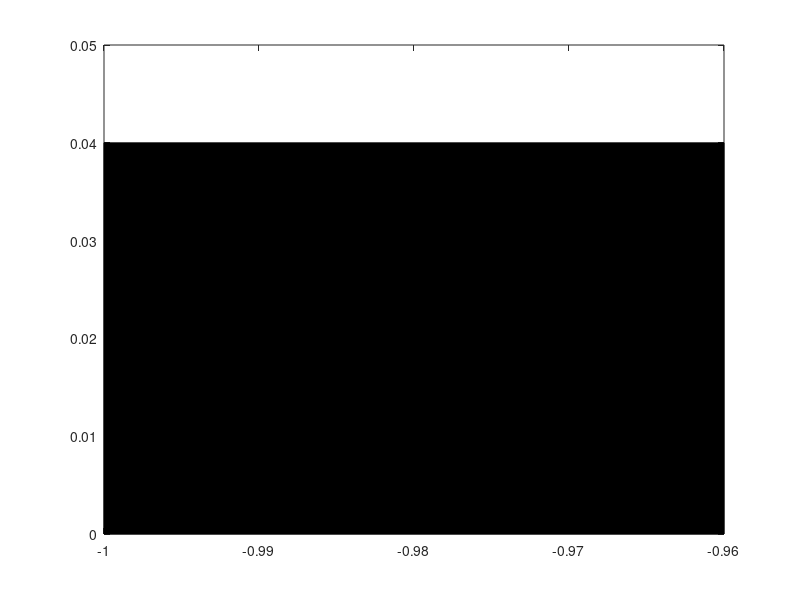

Reproduce this figure in MATLAB. (Note: this script raises an error after producing the figure.)
function  rawRoutes=UAV2(amount)
clc
close all
%% name space
%   MAXliquid        药箱最大容量
%   MAXbattery       电池最大容量
%   liquidState      药箱状态
%   batteryState     电池状态
%   idleSpeed        非作业时飞行速度
%   operationSpeed   作业时飞行速度
%   liquidPerOD         单位距离的药液消耗量
%   batteryPerOD       单位距离的电池消耗量
%%
global OW OD MAXliquid MAXbattery
global idleSpeed operationSpeed liquidPerOD batteryPerOD;
OW = 0.02;
OD = 0.02;
MAXliquid = 3;
MAXbattery =3;
idleSpeed = 0.3;
operationSpeed = 0.2;
liquidPerOD = OD*1;
batteryPerOD = OD*1;

if nargin < 1
    amount =4;
end
%% 绘制地图
origin=[-1,0];
gridPoints = [];
fill([-0.1 0.1 0.1 -0.1 ]*0.2-0.98,[0.2 0.2 0 0]*0.2,'black');
xv=[0.2 0.5 0.6 0.1];
yv=[0.7 0.8 0.3 0.4];
gridPoints = addPatch(xv,yv,gridPoints);
xv=[-0.8 -0.7 -0.3 -0.2 -0.5];
yv=[0.25  0.7 0.6 0.3 0.2];
gridPoints = addPatch(xv,yv,gridPoints);
barrier =[-0.4 0.4];
%xv=[0.8 0.95 0.85 0.7];
%yv=[0.8 0.7 0.6 0.7];
%gridPoints = addPatch(xv,yv,gridPoints);
size(gridPoints)
disp('请按任意键开始运行...')
pause;
%% 规划路径
matrixRoutes = routesPlanning(gridPoints,amount);
matrixRoutes = reshape(matrixRoutes,prod(size(matrixRoutes)),1);
minDis=inf;
for ii= 1:length(matrixRoutes)
    if ~isempty(matrixRoutes{ii})
        rawRoutes{ii}=matrixRoutes{ii};
    end
end
len = length(rawRoutes);
C=ceil(len/amount);
F=floor(len/amount);
for ii=1:amount
    if ii<=len-F*amount
        Numbering{ii}=(ii-1)*C+1:ii*C;
    else
        S=(len-F*amount)*C+(ii-1-(len-F*amount))*F;
        Numbering{ii}=S+1:S+F;
    end
end
hold on
FPS=0;
for i=1:C
    title(['第' num2str(i) '轮飞行']);
    len=0;
    for j=1:amount
        Vj=Numbering{j};
        if length(Vj)>=i &&len<size(rawRoutes{Vj(i)},1)
            len =size(rawRoutes{Vj(i)},1);
        end
    end
     for k=1:len
        FPS=FPS+1;
        %disp(['FPS:' num2str(FPS)])
        for j=1:amount
            Vj=Numbering{j};
            if length(Vj)>=i
                currentRoute = rawRoutes{Vj(i)};
            else
                continue;
            end
            num = ceil(size(currentRoute,1)/len*k);
            if num < 1 || num > size(currentRoute,1)
                continue;
            elseif num==1
                plot(currentRoute(2,1),currentRoute(2,2),'ro','LineWidth',1.5);
                plot(currentRoute(1:2,1),currentRoute(1:2,2),'r','LineWidth',1.5);
                continue;
            elseif num+1 < size(currentRoute,1)
                plot(currentRoute(num:num+1,1),currentRoute(num:num+1,2),'-b');
            else
                plot(currentRoute(end-1:end,1),currentRoute(end-1:end,2),'y','LineWidth',1.5);
                plot(currentRoute(end-1,1),currentRoute(end-1,2),'yo','LineWidth',1.5);
                continue;
                %pause(0.2);
            end
            x0=currentRoute(num,1);
            y0=currentRoute(num,2);
            rgbj=j/amount;
            fill([x0-OW/2 x0+OW/2 x0+OW/2 x0-OW/2]+rand*0.2*OW,[y0+OD/2 y0+OD/2 y0-OD/2 y0-OD/2]+rand*0.2*OD,[rgbj,rgbj,0],'edgealpha',0)
           %fill([x0-OW/2 x0+OW/2 x0+OW/2 x0-OW/2],[y0+OD/2 y0+OD/2 y0-OD/2 y0-OD/2],[rgbj,rgbj,0],'edgealpha',0)
            %plot(currentRoute(num,1),currentRoute(num,2),'o-','color',[i/size(Routes,1),0,0]);
        end
        getframe;
        %m(FPS)=getframe;
     end
    pause(2);
end
